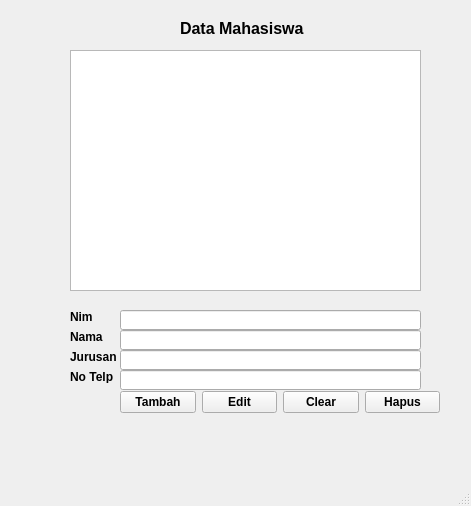
<?xml version="1.0" encoding="UTF-8"?>
<ui version="4.0">
 <class>MainWindow</class>
 <widget class="QMainWindow" name="MainWindow">
  <property name="geometry">
   <rect>
    <x>0</x>
    <y>0</y>
    <width>471</width>
    <height>506</height>
   </rect>
  </property>
  <property name="windowTitle">
   <string>MainWindow</string>
  </property>
  <widget class="QWidget" name="centralwidget">
   <widget class="QTextEdit" name="textEdit">
    <property name="geometry">
     <rect>
      <x>70</x>
      <y>50</y>
      <width>351</width>
      <height>241</height>
     </rect>
    </property>
   </widget>
   <widget class="QLabel" name="label">
    <property name="geometry">
     <rect>
      <x>180</x>
      <y>20</y>
      <width>171</width>
      <height>16</height>
     </rect>
    </property>
    <property name="font">
     <font>
      <pointsize>12</pointsize>
      <weight>75</weight>
      <bold>true</bold>
     </font>
    </property>
    <property name="text">
     <string>Data Mahasiswa</string>
    </property>
   </widget>
   <widget class="QLabel" name="label_2">
    <property name="geometry">
     <rect>
      <x>70</x>
      <y>310</y>
      <width>47</width>
      <height>13</height>
     </rect>
    </property>
    <property name="font">
     <font>
      <weight>75</weight>
      <bold>true</bold>
     </font>
    </property>
    <property name="text">
     <string>Nim</string>
    </property>
   </widget>
   <widget class="QLabel" name="label_3">
    <property name="geometry">
     <rect>
      <x>70</x>
      <y>330</y>
      <width>47</width>
      <height>13</height>
     </rect>
    </property>
    <property name="font">
     <font>
      <weight>75</weight>
      <bold>true</bold>
     </font>
    </property>
    <property name="text">
     <string>Nama</string>
    </property>
   </widget>
   <widget class="QLabel" name="label_4">
    <property name="geometry">
     <rect>
      <x>70</x>
      <y>350</y>
      <width>47</width>
      <height>13</height>
     </rect>
    </property>
    <property name="font">
     <font>
      <weight>75</weight>
      <bold>true</bold>
     </font>
    </property>
    <property name="text">
     <string>Jurusan</string>
    </property>
   </widget>
   <widget class="QLabel" name="label_5">
    <property name="geometry">
     <rect>
      <x>70</x>
      <y>370</y>
      <width>47</width>
      <height>13</height>
     </rect>
    </property>
    <property name="font">
     <font>
      <weight>75</weight>
      <bold>true</bold>
     </font>
    </property>
    <property name="text">
     <string>No Telp</string>
    </property>
   </widget>
   <widget class="QLineEdit" name="lineEdit">
    <property name="geometry">
     <rect>
      <x>120</x>
      <y>310</y>
      <width>301</width>
      <height>20</height>
     </rect>
    </property>
   </widget>
   <widget class="QLineEdit" name="lineEdit_2">
    <property name="geometry">
     <rect>
      <x>120</x>
      <y>330</y>
      <width>301</width>
      <height>20</height>
     </rect>
    </property>
   </widget>
   <widget class="QLineEdit" name="lineEdit_3">
    <property name="geometry">
     <rect>
      <x>120</x>
      <y>350</y>
      <width>301</width>
      <height>20</height>
     </rect>
    </property>
   </widget>
   <widget class="QLineEdit" name="lineEdit_4">
    <property name="geometry">
     <rect>
      <x>120</x>
      <y>370</y>
      <width>301</width>
      <height>20</height>
     </rect>
    </property>
   </widget>
   <widget class="QWidget" name="">
    <property name="geometry">
     <rect>
      <x>120</x>
      <y>390</y>
      <width>320</width>
      <height>25</height>
     </rect>
    </property>
    <layout class="QHBoxLayout" name="horizontalLayout">
     <item>
      <widget class="QPushButton" name="pushButton">
       <property name="font">
        <font>
         <weight>75</weight>
         <bold>true</bold>
        </font>
       </property>
       <property name="text">
        <string>Tambah</string>
       </property>
      </widget>
     </item>
     <item>
      <widget class="QPushButton" name="pushButton_2">
       <property name="font">
        <font>
         <weight>75</weight>
         <bold>true</bold>
        </font>
       </property>
       <property name="text">
        <string>Edit</string>
       </property>
      </widget>
     </item>
     <item>
      <widget class="QPushButton" name="pushButton_3">
       <property name="font">
        <font>
         <weight>75</weight>
         <bold>true</bold>
        </font>
       </property>
       <property name="text">
        <string>Clear</string>
       </property>
      </widget>
     </item>
     <item>
      <widget class="QPushButton" name="pushButton_4">
       <property name="font">
        <font>
         <weight>75</weight>
         <bold>true</bold>
        </font>
       </property>
       <property name="text">
        <string>Hapus</string>
       </property>
      </widget>
     </item>
    </layout>
   </widget>
  </widget>
  <widget class="QMenuBar" name="menubar">
   <property name="geometry">
    <rect>
     <x>0</x>
     <y>0</y>
     <width>471</width>
     <height>21</height>
    </rect>
   </property>
  </widget>
  <widget class="QStatusBar" name="statusbar"/>
 </widget>
 <resources/>
 <connections/>
</ui>
